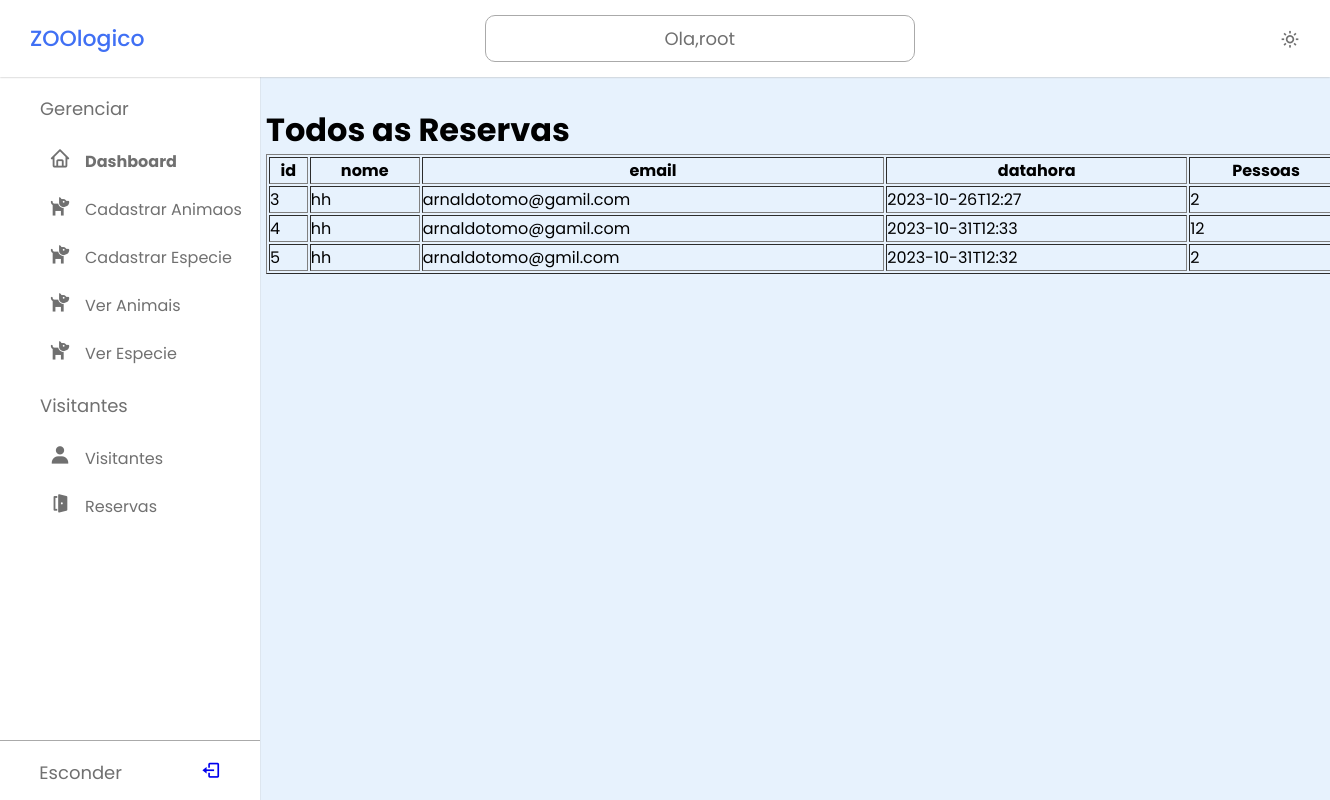
The page /admin/views/bilhetes.php (signed in) on the database its author committed.
### tables this page shows
CREATE TABLE `visitas` (
  `id` int NOT NULL AUTO_INCREMENT,
  `nome` varchar(225)  DEFAULT NULL,
  `email` varchar(255)  DEFAULT NULL,
  `datahora` varchar(255) DEFAULT NULL,
  `pessoas` int DEFAULT NULL,
  PRIMARY KEY (`id`)
);

### admin/views/bilhetes.php (the view, shortened to what this page needs)
<?php
include '../../configs/database.php';
if (isset($_COOKIE['root'])) {
    $root = $_COOKIE['root'];
} else {
    $_SESSION['error_message'] = "Voce nao esta autenticado.";
    header('Location: ../index.php');
    exit;
}
$sql = "SELECT * FROM visitas";
$result = $conn->query($sql);
?>
<!DOCTYPE html>
<html lang="en">
<head>
    <link href="https://unpkg.com/boxicons@2.1.4/css/boxicons.min.css" rel="stylesheet" />
    <link rel="stylesheet" href="../assets/css/styles.css" />
</head>
<body>
    <nav class="navbar">
        <div class="logo_item">
            </i>ZOOlogico
        </div>
        <div class="search_bar">
            <input type="text" style="text-align: center;" disabled value="Ola,<?php echo $root; ?>" />
        </div>
        <div class="navbar_content">
            <i class='bx bx-sun' id="darkLight"></i>
        </div>
    </nav>
    <nav class="sidebar">
        <div class="menu_content">
            <ul class="menu_items">
                <div class="menu_title menu_dahsboard"></div>
                <li class="item">
                    <a href="./index.php" class="nav_link">
                        <span class="navlink_icon">
                            <i class="bx bx-home"></i>
                        </span>
                        <span class="navlink"> <b>Dashboard</b></span>
                    </a>
                </li>
                <li class="item">
                    <a href="./cadatrar.php" class="nav_link">
                        <span class="navlink_icon">
                            <i class="bx bxs-dog"></i>
                        </span>
                        <span class="navlink"> Cadastrar Animaos</span>
                    </a>
                </li>
                <li class="item">
                    <a href="./cadastarEspecie.php" class="nav_link">
                        <span class="navlink_icon">
                            <i class="bx bxs-dog"></i>
                        </span>
                        <span class="navlink"> Cadastrar Especie</span>
                    </a>
                </li>
                <li class="item">
                    <a href="./verAnimas.php" class="nav_link">
                        <span class="navlink_icon">
                            <i class="bx bxs-dog"></i>
                        </span>
                        <span class="navlink"> Ver Animais</span>
                    </a>
                </li>
                <li class="item">
                    <a href="./verEspecie.php" class="nav_link">
                        <span class="navlink_icon">
                            <i class="bx bxs-dog"></i>
                        </span>
                        <span class="navlink"> Ver Especie</span>
                    </a>
                </li>
            </ul>
            <ul class="menu_items">
                <div class="menu_title menu_editor"></div>
                <li class="item">
                    <a href="./visitante.php" class="nav_link">
                        <span class="navlink_icon">
                            <i class="bx bxs-user"></i>
                        </span>
                        <span class="navlink"> Visitantes</span>
                    </a>
                </li>
                <li class="item">
                    <a href="./bilhetes.php" class="nav_link">
                        <span class="navlink_icon">
                            <i class='bx bxs-door-open'></i>
                        </span>
                        <span class="navlink">Reservas</span>
                    </a>
                </li>
            </ul>
            <div class="bottom_content">
                <div class="bottom expand_sidebar">
                    <span> Expandir</span>
                </div>
                <div class="bottom collapse_sidebar">
                    <span> Esconder</span> <a href="./logout.php"> <i class='bx bx-log-out'></i></a>
                </div>
            </div>
        </div>
    </nav>
    <div class="animas">
        <h1>Todos as Reservas</h1>
        <table border="1px" style="width: 1080px;">
            <thead>
                <tr>
                    <th>id</th>
                    <th>nome </th>
                    <th>email </th>
                    <th>datahora </th>
                    <th>Pessoas </th>
                </tr>
            </thead>
            <tbody>
                <?php
                if ($result->num_rows > 0) {
                    while ($row = $result->fetch_assoc()) {
                        echo '<td>' . $row["id"] . '</td>';
                        echo '<td>' . $row["nome"] . '</td>';
                        echo '<td>' . $row["email"] . '</td>';
                        echo '<td>' . $row["datahora"] . '</td>';
                        echo '<td>' . $row["pessoas"] . '</td>';
                    }
                    echo '</table>';
                } else {
                    echo "Nenhum animal cadastrado ainda.";
                }
                ?>
    </div>
</body>

### admin/assets/css/styles.css (style rules this page uses)
* { margin: 0; padding: 0; box-sizing: border-box; font-family: "Poppins", sans-serif; }
:root { --white-color: #fff; --blue-color: #4070f4; --grey-color: #707070; --grey-color-light: #aaa; }
body { background-color: #e7f2fd; transition: all 0.5s ease; }
.navbar { position: fixed; top: 0; width: 100%; left: 0; background-color: var(--white-color); display: flex; align-items: center; justify-content: space-between; padding: 15px 30px; z-index: 1000; box-shadow: 0 0 2px var(--grey-color-light); }
.logo_item { display: flex; align-items: center; column-gap: 10px; font-size: 22px; font-weight: 500; color: var(--blue-color); }
.search_bar { height: 47px; max-width: 430px; width: 100%; }
.search_bar input { height: 100%; width: 100%; border-radius: 10px; font-size: 18px; outline: none; background-color: var(--white-color); color: var(--grey-color); border: 1px solid var(--grey-color-light); padding: 0 20px; }
.navbar_content { display: flex; align-items: center; column-gap: 25px; }
.navbar_content i { cursor: pointer; font-size: 20px; color: var(--grey-color); }
.sidebar { background-color: var(--white-color); width: 260px; position: fixed; top: 0; left: 0; height: 100%; padding: 80px 20px; z-index: 100; overflow-y: scroll; box-shadow: 0 0 1px var(--grey-color-light); transition: all 0.5s ease; }
.menu_content { position: relative; }
.menu_title { margin: 15px 0; padding: 0 20px; font-size: 18px; }
.menu_title::before { color: var(--grey-color); white-space: nowrap; }
.menu_dahsboard::before { content: "Gerenciar"; }
.menu_editor::before { content: "Visitantes"; }
.menu_items { padding: 0; list-style: none; }
.navlink_icon { position: relative; font-size: 22px; min-width: 50px; line-height: 40px; display: inline-block; text-align: center; border-radius: 6px; }
.navlink_icon::before { content: ""; position: absolute; height: 100%; width: calc(100% + 100px); left: -20px; }
.sidebar .nav_link { display: flex; align-items: center; width: 100%; padding: 4px 15px; border-radius: 8px; text-decoration: none; color: var(--grey-color); white-space: nowrap; }
.bottom_content { position: fixed; bottom: 60px; left: 0; width: 260px; cursor: pointer; transition: all 0.5s ease; }
.bottom { position: absolute; display: flex; align-items: center; left: 0; justify-content: space-around; padding: 18px 0; text-align: center; width: 100%; color: var(--grey-color); border-top: 1px solid var(--grey-color-light); background-color: var(--white-color); }
.bottom i { font-size: 20px; }
.bottom span { font-size: 18px; }
.animas { margin-left: 20%; margin-top: 8%; }

### rows shown on the page
visitas: id "3", nome "hh", email "arnaldotomo@gamil.com", datahora "2023-10-26T12:27", pessoas "2"
visitas: id "4", nome "hh", email "arnaldotomo@gamil.com", datahora "2023-10-31T12:33", pessoas "12"
visitas: id "5", nome "hh", email "arnaldotomo@gmil.com", datahora "2023-10-31T12:32", pessoas "2"
